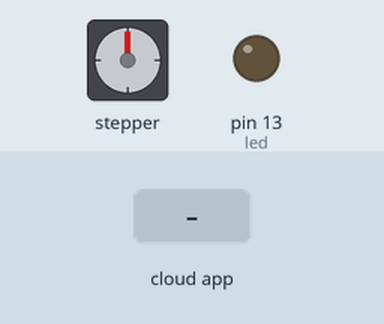
This program was run on a simulated Arduino Uno, built with avr-gcc and run on an emulated ATmega328P. Parts: stepper motor, output pins drawn as LEDs (lit = HIGH). Wiring (inferred from the names in the program): stepper motor driver (200 steps per turn assumed): step pin 3; direction pin 4. The inputs (shaded band) are chosen by the test bench. The ROS host is connected and sends only what is stated; pins used as bus, display or sensor lines are not drawn.

Above: at 1.2 s.
1.3 s: the phone or cloud app sets toggle_led to 0
At 2.9 s:
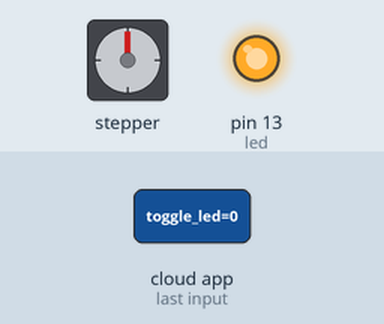
3.6 s: the phone or cloud app sets toggle_led to 1
At 4.0 s:
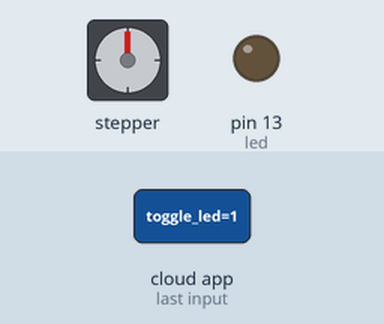
Timing chart, 0 to 6.6 s (numbered marks = the images above; inputs shaded):
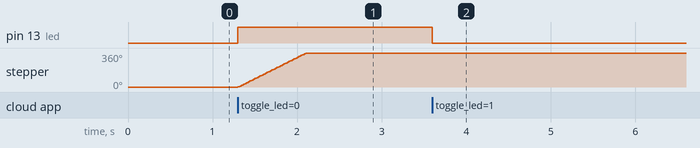

Measured:
- after the input at 1.3 s, pin 13 (led): LOW → HIGH at once; stepper: turns 360° clockwise in 0.80 s, starting at once
- after the input at 3.6 s, pin 13 (led): HIGH → LOW at once

The program:

main.cpp
```cpp
/*
 * rosserial Subscriber Example
 * Blinks an LED on callback
*/

 #include <ros.h>
 #include <std_msgs/Empty.h>

/*Example sketch to control a stepper motor with A4988 stepper motor driver and Arduino without a library. More info: https://www.makerguides.com */
// Define stepper motor connections and steps per revolution:
#define dirPin 4
#define stepPin 3
#define stepsPerRevolution 200

void run_stepper_motor(void);

 ros::NodeHandle nh;

 void messageCb( const std_msgs::Empty& toggle_msg){
   digitalWrite(13, HIGH-digitalRead(13));   // blink the led
   if(digitalRead(13)) {
       run_stepper_motor();
   }
 }

 ros::Subscriber<std_msgs::Empty> sub("toggle_led", &messageCb );

 void setup()
 {
   pinMode(13, OUTPUT);
   pinMode(stepPin,OUTPUT);
   pinMode(dirPin,OUTPUT);
   nh.initNode();
   nh.subscribe(sub);
 }

 void loop()
 {
   nh.spinOnce();
   delay(1);
 }

void run_stepper_motor() {
  // Set the spinning direction clockwise:
  digitalWrite(dirPin, HIGH);
  // Spin the stepper motor 1 revolution slowly:
  for (int i = 0; i < stepsPerRevolution; i++) {
    // These four lines result in 1 step:
    digitalWrite(stepPin, HIGH);
    delayMicroseconds(2000);
    digitalWrite(stepPin, LOW);
    delayMicroseconds(2000);
  }
    delay(1000);
 }
```
